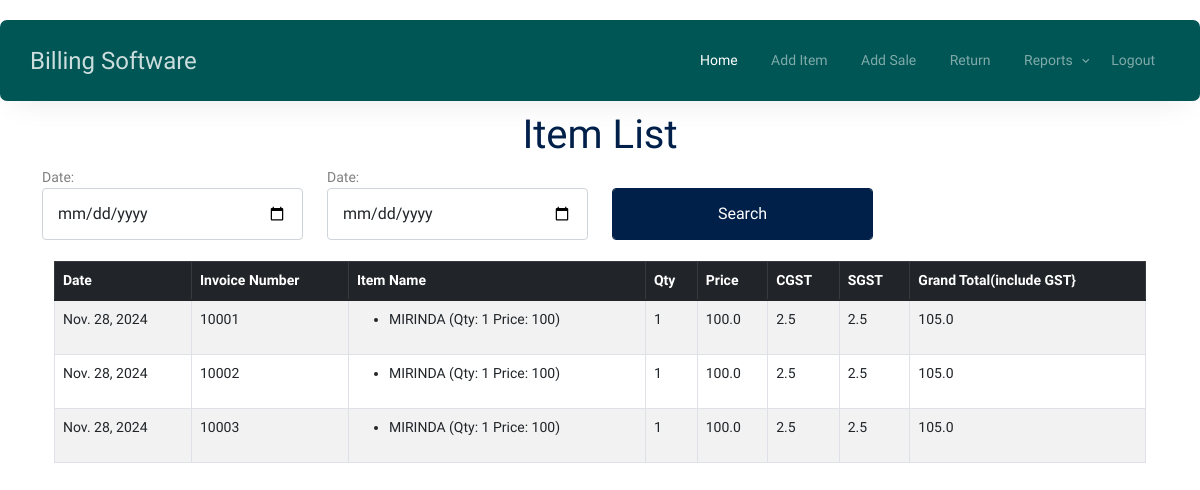
The page /viewSales on the database its author committed.
### shopping_app/models.py (models this page shows)
class Sales(models.Model):
    phonenumber = models.IntegerField(null=True)
    itemname = models.CharField(max_length=250,null=True)
    hsncode = models.CharField(max_length=250,null=True)
    price = models.CharField(max_length=250,null=True)
    gst = models.IntegerField(null=True)
    cgst = models.FloatField(null=True)
    sgst = models.FloatField(null=True)
    quantity = models.IntegerField(null=True)
    date = models.DateField(null=True)
    invoiceNo =models.CharField(max_length=250,null=True)
    username = models.CharField(max_length=250,null=True)
    barcode_number = models.CharField(max_length=250,null=True)
    discount = models.IntegerField(null=True)
    discountAmt = models.FloatField(null=True)
    payment_mode = models.CharField(max_length=250,null=True)
    cash = models.FloatField(null=True)
    UPI = models.FloatField(null=True)
    status = models.CharField(max_length=250,null=True)

### shopping_app/views.py (the view)
# urls.py: path('viewSales',views.viewSales,name='viewSales'),
def viewSales(request):
    from_date = request.GET.get('from_date')
    to_date = request.GET.get('to_date')
    sales = Sales.objects.all()
    if from_date:
        sales = sales.filter(date__gte=parse_date(from_date))
    if to_date:
        sales = sales.filter(date__lte=parse_date(to_date))
    sales_summary = {}
    for sale in sales:
        invoice_no = sale.invoiceNo
        if invoice_no not in sales_summary:
            sales_summary[invoice_no] = {
                'date': sale.date,
                'items': [],
                'grand_qty': 0,
                'grand_print': 0.0,
                'grand_price_with_gst': 0.0,
                'cgst_amount': 0.0,
                'sgst_amount': 0.0,
            }
        sales_summary[invoice_no]['items'].append({
            'itemname': sale.itemname,
            'quantity': sale.quantity,
            'price':sale.price,
        })
        price = float(sale.price)
        quantity = sale.quantity
        gst = float(sale.gst) if hasattr(sale, 'gst') else 0.0
        item_total = price * quantity  # Total price for the item
        sales_summary[invoice_no]['grand_qty'] += quantity
        sales_summary[invoice_no]['grand_print'] += price * quantity
        sales_summary[invoice_no]['grand_price_with_gst'] += (price * quantity) + ((price * quantity) * gst / 100)
        cgst = gst / 2
        sgst = gst / 2
        sales_summary[invoice_no]['cgst_amount'] += item_total * cgst / 100
        sales_summary[invoice_no]['sgst_amount'] += item_total * sgst / 100
    return render(request, 'viewSales.html', {'sales_summary': sales_summary})

### shopping_app/templates/viewSales.html (shortened to what this page needs)
{% load static %}
<!DOCTYPE html>
<html lang="en">
  <head>
    <link rel="stylesheet" href="{% static 'fonts/icomoon/style.css' %}" />
    <link rel="stylesheet" href="{% static 'fonts/flaticon/font/flaticon.css' %}" />
    <link rel="stylesheet" href="{% static 'css/tiny-slider.css' %}" />
    <link rel="stylesheet" href="{% static 'css/aos.css' %}" />
    <link rel="stylesheet" href="{% static 'css/style.css' %}" />
  </head>
  <body>
    {% include 'admin_nav.html' %}
<br><br><br>
      <div class="container">
        <div class="row justify-content-center align-items-center">
          <div class="col-lg-9 text-center mt-5">
            <h1 class="heading" data-aos="fade-up"> Item List</h1>
          </div>
        </div>
      </div>
<div class="content">
    <div class="container" style=" overflow-x: auto;">
        <form method="post">
        <div class="row">
            <div class="col-md-3">
                <label for="from_date">Date:</label>
    <input type="date" name="from_date" id="from_date" class="form-control" value="{{ request.GET.from_date }}">
            </div>
            <div class="col-md-3">
                <label for="to_date">Date:</label>
    <input type="date" name="to_date" class="form-control" id="to_date" value="{{ request.GET.to_date }}">
            </div>
            <div class="col-md-3">
                <br>
                <button type="submit" class="form-control btn-primary">Search</button>
            </div>
        </div>
            </form>
        <br>
        <div class="container">
            <div class="">
                <form method="get">
                    <table class="table table-striped table-bordered">
                        <thead class="table-dark">
                        <tr>
                            <th>Date</th>
                            <th>Invoice Number</th>
                            <th>Item Name</th>
                            <th>Qty</th>
                            <th>Price</th>
                            <th>CGST</th>
                            <th>SGST</th>
                            <th>Grand Total(include GST}</th>
                        </tr>
                        </thead>
                       <tbody>
        {% for invoice_no, summary in sales_summary.items %}
        <tr>
            <td>{{ summary.date }}</td>
            <td>{{ invoice_no }}</td>
            <td>
                <ul>
                    {% for item in summary.items %}
                        <li>{{ item.itemname }} (Qty: {{ item.quantity }} Price: {{ item.price }})</li>
                    {% endfor %}
                </ul>
            </td>
            <td>{{ summary.grand_qty }}</td>
            <td>{{ summary.grand_print }}</td>
            <td>{{ summary.cgst_amount }}</td>
            <td>{{ summary.sgst_amount }}</td>
            <td>{{ summary.grand_price_with_gst }}</td>
        </tr>
        {% endfor %}
    </tbody>
                    </table>
                </form>
            </div>
        </div>
    </div>
</div>
  </body>
</html>

### rows shown on the page
Sales: date "Nov. 28, 2024", sales_summary "10001", itemname "MIRINDA", price "100"
Sales: date "Nov. 28, 2024", sales_summary "10002", itemname "MIRINDA", price "100"
Sales: date "Nov. 28, 2024", sales_summary "10003", itemname "MIRINDA", price "100"

### other values the page prints
{{ item.quantity }} "1" "1" "1"
{{ summary.grand_qty }} "1" "1" "1"
{{ summary.grand_print }} "100.0" "100.0" "100.0"
{{ summary.cgst_amount }} "2.5" "2.5" "2.5"
{{ summary.sgst_amount }} "2.5" "2.5" "2.5"
{{ summary.grand_price_with_gst }} "105.0" "105.0" "105.0"
